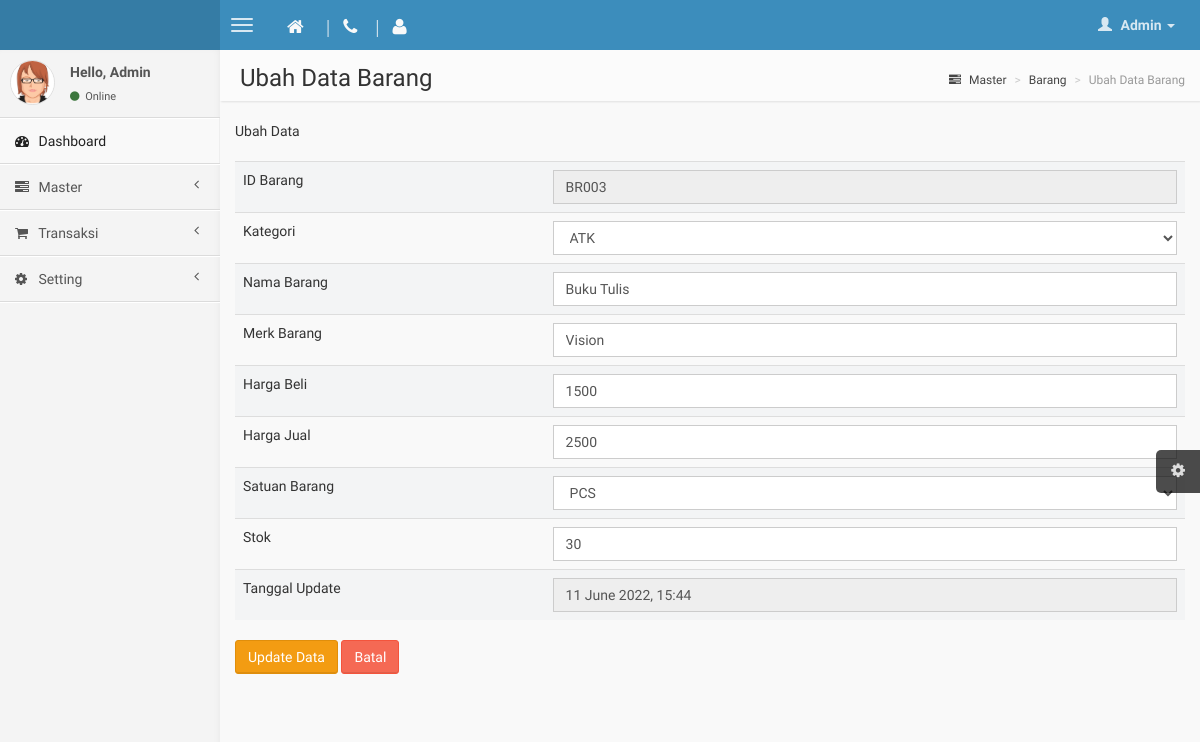
The page /ubah.php?id_barang=BR003 (signed in) on the database as committed earlier.
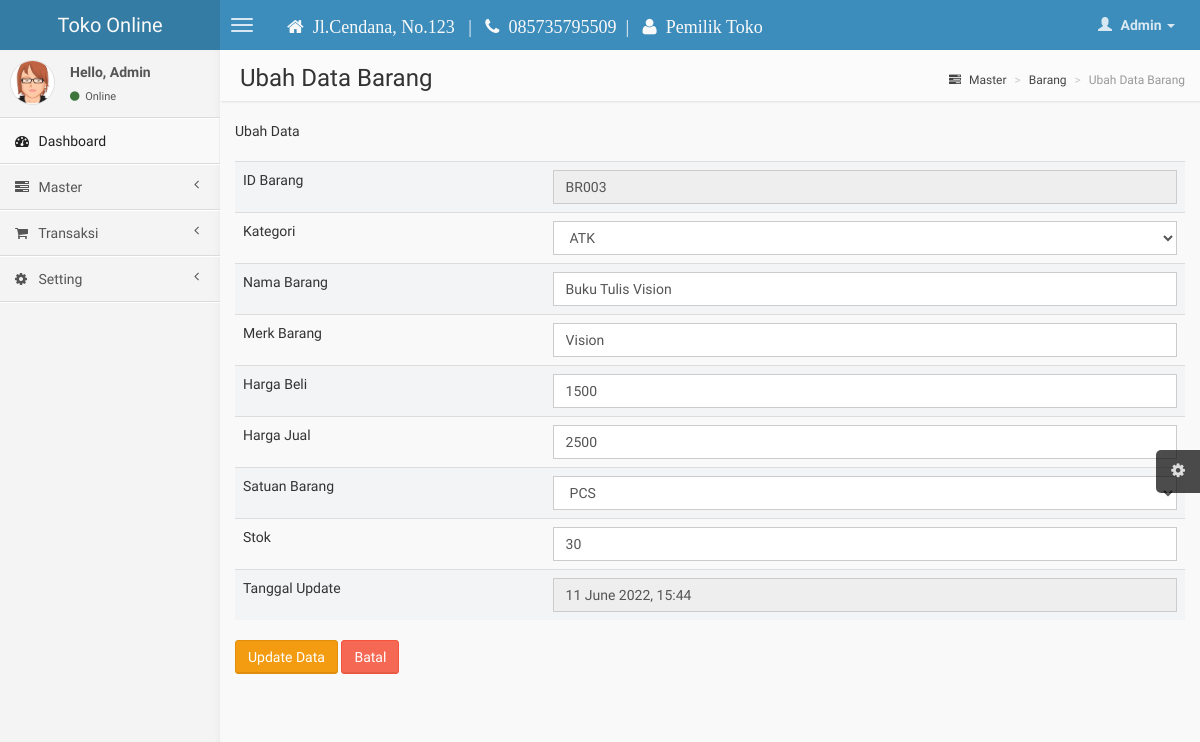
The same page on the database as committed later.
### tables this page shows
CREATE TABLE `barang` (
  `id` int(11) NOT NULL,
  `id_barang` varchar(255) NOT NULL,
  `id_kategori` varchar(255) NOT NULL,
  `nama_barang` varchar(255) NOT NULL,
  `merk` varchar(255) NOT NULL,
  `harga_beli` varchar(255) NOT NULL,
  `harga_jual` varchar(255) NOT NULL,
  `satuan_barang` varchar(255) NOT NULL,
  `stok` varchar(255) NOT NULL,
  `tgl_input` varchar(255) NOT NULL,
  `tgl_update` varchar(255) NOT NULL
);

CREATE TABLE `kategori` (
  `id_kategori` int(11) NOT NULL,
  `nama_kategori` varchar(255) NOT NULL,
  `tgl_input` varchar(255) NOT NULL
);

CREATE TABLE `identitas_toko` (
  `id_toko` int(11) NOT NULL,
  `nama_toko` varchar(255) NOT NULL,
  `alamat_toko` text NOT NULL,
  `telp` varchar(20) NOT NULL,
  `nama_pemilik` varchar(255) NOT NULL
);

### functions.php (called while the page is built, shortened)
<?php
$conn = mysqli_connect("localhost", "root", "", "toko");
function query($query)
{
    global $conn;
    $result = mysqli_query($conn, $query);
    while ($row = mysqli_fetch_assoc($result)) {
        $rows[] = $row;
    }
    if ($rows) {
        return $rows;
    } else {
        return "";
    }
}

### ubah.php (the view, shortened to what the changed rows need)
<?php
require "template/header.php";
$id = $_GET["id_barang"];
$brg = query("select barang.*, kategori.id_kategori, kategori.nama_kategori
from barang inner join kategori on barang.id_kategori = kategori.id_kategori
WHERE id_barang='$id'")[0];
?>
<aside class="right-side">
    <section class="content-header">
        <h1>
            Ubah Data Barang
        </h1>
    </section>
    <section class="content">
        <div class="row">
            <div class="col-xs-12">
                <form role="form" action="" method="POST" enctype="multipart/form-data">
                    <table class="table table-striped bordered">
                        <tr>
                            <td><input type="text" readonly="readonly" required value="<?= $brg["id_barang"] ?>" class="form-control" name="id_barang"></td>
                        </tr>
                        <tr>
                            <td>
                                <select name="id_kategori" class="form-control" required>
                                    <option value="<?= $brg["id_kategori"] ?>" selected><?= $brg["nama_kategori"]  ?></option>
                                </select>
                            </td>
                        </tr>
                        <tr>
                            <td><input type="text" placeholder="Nama Barang" required class="form-control" name="nama_barang" value="<?= $brg["nama_barang"]; ?>"></td>
                        </tr>
                        <tr>
                            <td><input type="text" placeholder="Merk Barang" required class="form-control" name="merk" value="<?= $brg["merk"]; ?>"></td>
                        </tr>
                        <tr>
                            <td><input type="number" placeholder="Harga beli" required class="form-control" name="harga_beli" value="<?= $brg["harga_beli"]; ?>"></td>
                        </tr>
                        <tr>
                            <td><input type="number" placeholder="Harga Jual" required class="form-control" name="harga_jual" value="<?= $brg["harga_jual"]; ?>"></td>
                        </tr>
                        <tr>
                            <td>
                                <select name="satuan_barang" class="form-control" required>
                                    <option value="<?= $brg["satuan_barang"]; ?>"><?= $brg["satuan_barang"]; ?></option>
                                </select>
                            </td>
                        </tr>
                    </table>
            </div>
        </div>
        <br>
        </div>
</body>
</html>

### template/header.php (shortened to what the changed rows need)
<?php
require './functions.php';
$barang = query("select barang.*, kategori.id_kategori, kategori.nama_kategori
from barang inner join kategori on barang.id_kategori = kategori.id_kategori");
$atur = mysqli_query($conn, "SELECT * FROM identitas_toko");
$setting = mysqli_fetch_array($atur);
?>
<!DOCTYPE html>
<html>
<head>
    <link href="./css/bootstrap.min.css" rel="stylesheet" type="text/css" />
    <link href="./css/font-awesome.min.css" rel="stylesheet" type="text/css" />
    <link href="./css/ionicons.min.css" rel="stylesheet" type="text/css" />
    <link href="./css/morris/morris.css" rel="stylesheet" type="text/css" />
    <link href="./css/jvectormap/jquery-jvectormap-1.2.2.css" rel="stylesheet" type="text/css" />
    <link href="./css/fullcalendar/fullcalendar.css" rel="stylesheet" type="text/css" />
    <link href="./css/daterangepicker/daterangepicker-bs3.css" rel="stylesheet" type="text/css" />
    <link href="./css/bootstrap-wysihtml5/bootstrap3-wysihtml5.min.css" rel="stylesheet" type="text/css" />
    <link href="./css/datatables/dataTables.bootstrap.css" rel="stylesheet" type="text/css" />
    <link href="./css/AdminLTE.css" rel="stylesheet" type="text/css" />
</head>
<body class="skin-blue">
    <header class="header" id="header">
        <a href="index.php" class="logo">
            <?= $setting['nama_toko']; ?>
        </a>
        <nav class="navbar navbar-static-top" role="navigation">
            <a href="#" class="navbar-btn sidebar-toggle" data-toggle="offcanvas" role="button">
                <span class="icon-bar"></span>
                <span class="icon-bar"></span>
                <span class="icon-bar"></span>
            </a>
            <h1 class="navbar-btn sidebar-toggle"> </h1>
            <h4 class="navbar-btn sidebar-toggle" style="color: #f9f9f9; font-family:  'cursive'" ;>
                <i class="fa fa-home"></i> &nbsp;<?= $setting['alamat_toko']; ?> &nbsp;&nbsp;|&nbsp;&nbsp;
                <i class="fa fa-phone"></i>&nbsp; <?= $setting['telp']; ?>&nbsp;&nbsp;|&nbsp;&nbsp;
                <i class="fa fa-user"></i>&nbsp; <?= $setting['nama_pemilik']; ?>
            </h4>
            <div class=" navbar-right">
                <ul class="nav navbar-nav">
                </ul>
            </div>
        </nav>
    </header>
    <div class="wrapper row-offcanvas row-offcanvas-left">

Rows that differ between the two databases and show on the page:
added identitas_toko: nama_toko "Toko Online", alamat_toko "Jl.Cendana, No.123", telp "085735795509", nama_pemilik "Pemilik Toko"
changed barang "BR003": nama_barang "Buku Tulis" → "Buku Tulis Vision"
